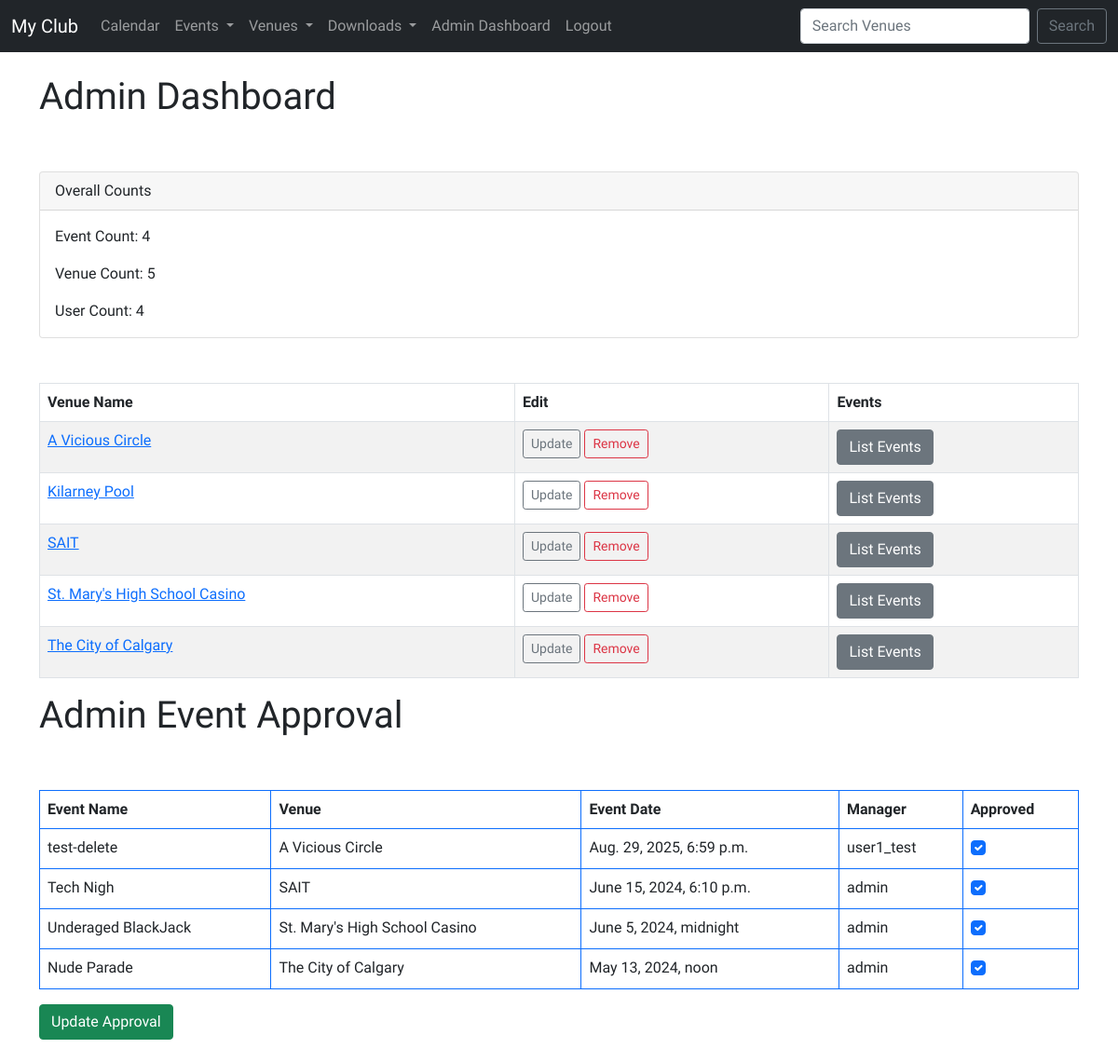
Screenshot of /admin_approval (signed in) with the database file from the repository.
### events/models.py (models this page shows, shortened)
class Venue(models.Model):
    name            = models.CharField('Venue Name', max_length=120)
    address         = models.CharField(max_length=300)
    zip_code        = models.CharField('Zip Code', max_length=12)
    phone           = models.CharField('Contact Phone', max_length=25, blank=True)
    web             = models.URLField('Website Address', blank=True)
    email_address   = models.EmailField('Email', blank=True)
    owner           = models.ForeignKey(User, on_delete=models.CASCADE, verbose_name='Venue Owner')     # associates with user_id
    venue_image     = models.ImageField(upload_to="images/", null=True, blank=True)
    def __str__(self):
        return self.name

class Event(models.Model):
    name            = models.CharField('Event Name', max_length=150)
    event_date      = models.DateTimeField('Event date')
    venue           = models.ForeignKey(Venue, on_delete=models.CASCADE, blank=True, null=True)   #connect Venue entity
    manager         = models.ForeignKey(User, blank=True, null=True, on_delete=models.SET_NULL, related_name='managed_event')    # events linked to user won't be deleted if user is deleted
    description     = models.TextField(blank=True)
    attendees       = models.ManyToManyField(User, blank=True, related_name='attended_events')
    approved        = models.BooleanField('Approved', default=False, blank=True, null=True)
    def __str__(self):
        return self.name

### events/views.py (the view)
# urls.py: path('admin_approval', views.admin_approval, name='admin-approval'),
def admin_approval(request):
    venue_list = Venue.objects.all().order_by('name')
    event_count = Event.objects.all().count()
    venue_count = Venue.objects.all().count()
    user_count = User.objects.all().count()
    event_list = Event.objects.all().order_by('-event_date')
    if request.user.is_superuser:
        if request.method == "POST":
            id_list = request.POST.getlist('boxes')     # get list with event_id of checked boxes (named 'boxes)
            event_list.update(approved=False)
            for i in id_list:
                Event.objects.filter(pk=int(i)).update(approved=True)       # updates approve to true, by filtering pk of event.id in box
            messages.success(request, ('Event List Approval Updated.'))
            return redirect('events:list-events')
        else:
            return render(request, 'events/admin_approval.html',
                          {"event_list": event_list,
                           "event_count": event_count,
                           "venue_count": venue_count,
                           "user_count": user_count,
                           "venue_list": venue_list})
    else:
        messages.success(request, ('Administrator Permission is required to access this page'))
        return redirect('events:list-events')
    return render(request, 'events/admin_approval.html')

### events/templates/events/admin_approval.html (shortened to what this page needs)
{% extends 'base.html' %}
{% block content %}
{% if user.is_authenticated %}
    <h1>Admin Dashboard</h1>
    <br/><br/>
    <form action="" method=POST>
        <div class="card">
            <div class="card-header">
                Overall Counts
            </div>
            <div class="card-body">
                <p class="card-text">Event Count: {{event_count}}</p>
                <p class="card-text">Venue Count: {{venue_count}}</p>
                <p class="card-text">User Count: {{user_count}}</p>
            </div>
        </div>
        <br/><br/>
        <table class="table table-striped table-hover table-bordered">
            <thead>
                <tr>
                <th scope="col">Venue Name</th>
                <th scope="col">Edit</th>
                <th scope="col">Events</th>
                </tr>
            </thead>
            <tbody>
            {% for venue in venue_list %}
                <tr>
                    <td><a href="{% url 'events:show-venue' venue.id %}">{{venue}}</a></td>
                    <td>
                        <a href="{% url 'events:update-venue' venue.id %}" class="btn btn-outline-secondary btn-sm">Update</a>
                        <a href="{% url 'events:delete-venue' venue.id %}" class="btn btn-outline-danger btn-sm">Remove</a>
                    </td>
                    <td><a href="{% url 'events:venue-events' venue.id %}" class="btn btn-secondary">List Events</a></td>
                </tr>
            {% endfor %}
            </tbody>
        </table>
        <h1>Admin Event Approval</h1>
        <br><br>
        <table class="table table-stripped table-hover table-bordered border-primary">
            <thead>
            <tr>
                <th scope="col">Event Name</th>
                <th scope="col">Venue</th>
                <th scope="col">Event Date</th>
                <th scope="col">Manager</th>
                <th scope="col">Approved</th>
            </tr>
            </thead>
            <tbody>
                {% for event in event_list %}
                <tr>
                    <td>{{ event }}</td>
                    <td>{{ event.venue }}</td>
                    <td>{{ event.event_date }}</td>
                    <td>{{ event.manager }}</td>
                    <td>
                        {% if event.approved %}
                            <div class="form-check">
                                <input type="checkbox" class="form-check-input" checked="checked" value={{event.id}} name="boxes">
                            </div>
                        {% else %}
                            <div class="form-check">
                                <input type="checkbox" class="form-check-input" value={{event.id}} name="boxes">
                            </div>
                        {% endif %}
                    </td>
                {% endfor %}
                </tr>
            </tbody>
        </table>
        <button class="btn btn-success" type="submit">Update Approval</button>
    </form>
    <br>
{% endif %}
{% endblock %}

### static/styles/main.css (style rules this page uses)
* { margin: 0; padding: 0; box-sizing: border-box; text-decoration: none; border: none; outline: none; scroll-behavior: smooth; font-family: 'KoHo'; }

### rows the page displays
Venue: name "A Vicious Circle"
Venue: name "Kilarney Pool"
Venue: name "SAIT"
Venue: name "St. Mary's High School Casino"
Venue: name "The City of Calgary"
Event: name "test-delete", venue "A Vicious Circle", event_date "Aug. 29, 2025, 6:59 p.m.", manager "user1_test"
Event: name "Tech Nigh", venue "SAIT", event_date "June 15, 2024, 6:10 p.m.", manager "admin"
Event: name "Underaged BlackJack", venue "St. Mary's High School Casino", event_date "June 5, 2024, midnight", manager "admin"
Event: name "Nude Parade", venue "The City of Calgary", event_date "May 13, 2024, noon", manager "admin"

### other values shown
{{ event_count }} "4"
{{ venue_count }} "5"
{{ user_count }} "4"
